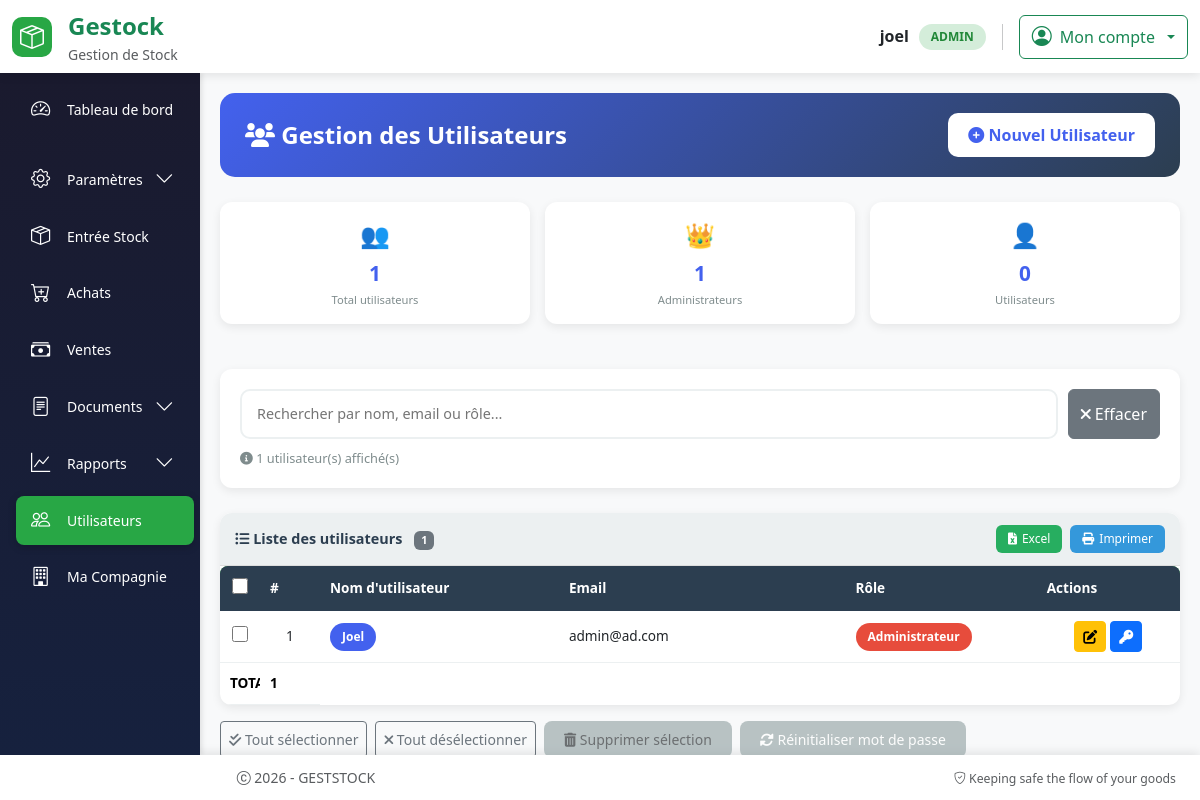
The page /gestion_materiel/user (signed in) on the database its author committed.
### models.py (models this page shows, shortened)
class User(UserMixin, db.Model):
  id = db.Column(db.Integer, primary_key=True)
  username = db.Column(db.String(64), index=True, nullable=False)
  email = db.Column(db.String(120), unique=True, nullable=False)
  password_hash = db.Column(db.String(256))
  role = db.Column(db.String(20), nullable=False, default='operateur')
  joined_at = db.Column(db.DateTime(), default = datetime.utcnow, index = True)
  must_change_password = db.Column(db.Boolean, default=False)
  __table_args__ = (
      db.UniqueConstraint('email', name='uq_user_email'),
  )

### routes.py (the view, shortened to what this page needs)
@app.route('/gestion_materiel/user', methods=['GET', 'POST'])
@login_required
def creer_user():
    form = UserForm()
    user = User.query.order_by(User.username).all()
    return render_template('user.html', form=form, user=user)

### forms.py
class UserForm(FlaskForm):
  username = StringField('Nom Utilisateur', validators=[DataRequired()])
  email = EmailField('Email', validators=[DataRequired(), Email()])
  password = PasswordField('Mot de Passe', validators=[Optional()])
  role = SelectField(
    'Role',
    choices=[
        ('superadmin', 'SuperAdmin'),
      ('admin', 'Admin'),
      ('support', 'Support'),
      ('operateur', 'Operateur'),
      ('finance', 'Finance')
    ],
    validators=[DataRequired()]
  )
  submit = SubmitField('Register')

### app.py (called while the page is built)
@app.after_request
def close_db_connection(response):
    try:
        db.session.close()
    except:
        pass
    return response

### routes.py (called while the page is built)
@app.after_request
def disable_cache(response):
    response.headers["Cache-Control"] = "no-store, no-cache, must-revalidate, private"
    response.headers["Pragma"] = "no-cache"
    response.headers["Expires"] = "0"
    return response

@login_manager.user_loader
def load_user(user_id):
    return User.query.get(int(user_id))

@app.context_processor
def utility_processor():
    def is_active(prefix):
        return request.endpoint and prefix in request.endpoint
    def has_role(*roles):
        if not current_user.is_authenticated:
            return False
        return current_user.role in roles
    def current_route():
        """Retourne le nom de la route actuelle"""
        return request.endpoint
    return dict(
        is_active=is_active,
        has_role=has_role,
        current_route=current_route
    )

### templates/user.html (shortened to what this page needs)
{% extends "base.html" %}
{% block content %}
<div class="user-container">
    <div class="user-header">
        <h4>
            <i class="fas fa-users"></i> Gestion des Utilisateurs
        </h4>
        <button class="btn-add" data-bs-toggle="modal" data-bs-target="#addusermodal">
            <i class="fas fa-plus-circle"></i> Nouvel Utilisateur
        </button>
    </div>
    {% if user %}
    {% set total_users = user|length %}
    {% set admin_count = user|selectattr('role', 'equalto', 'admin')|list|length %}
    {% set superadmin_count = user|selectattr('role', 'equalto', 'superadmin')|list|length %}
    {% set simple_count = user|selectattr('role', 'equalto', 'user')|list|length %}
    <div class="stats-grid">
        <div class="stat-card">
            <div class="stat-icon">👥</div>
            <div class="stat-value">{{ total_users }}</div>
            <div class="stat-label">Total utilisateurs</div>
        </div>
        <div class="stat-card">
            <div class="stat-icon">👑</div>
            <div class="stat-value">{{ admin_count + superadmin_count }}</div>
            <div class="stat-label">Administrateurs</div>
        </div>
        <div class="stat-card">
            <div class="stat-icon">👤</div>
            <div class="stat-value">{{ simple_count }}</div>
            <div class="stat-label">Utilisateurs</div>
        </div>
    </div>
    <div class="search-card">
        <div class="search-input-group">
            <input type="text" id="searchInput" class="search-input"
                   placeholder="Rechercher par nom, email ou rôle...">
            <button type="button" id="clearSearch" class="btn btn-secondary">
                <i class="fas fa-times"></i> Effacer
            </button>
        </div>
        <div class="search-results" id="searchResults">
            <i class="fas fa-info-circle"></i>
            <span id="resultCount">{{ total_users }}</span> utilisateur(s) affiché(s)
        </div>
    </div>
    <form action="{{ url_for('delete_users') }}" method="post" id="deleteForm">
        <div class="table-container">
            <div class="table-header">
                <div class="table-title">
                    <i class="fas fa-list-ul"></i> Liste des utilisateurs
                    <span class="badge bg-secondary ms-2" id="badgeCount">{{ total_users }}</span>
                </div>
                <div class="export-buttons">
                    <button type="button" onclick="exportToExcel()" class="btn-sm-custom btn-excel">
                        <i class="fas fa-file-excel"></i> Excel
                    </button>
                    <button type="button" onclick="window.print()" class="btn-sm-custom btn-print">
                        <i class="fas fa-print"></i> Imprimer
                    </button>
                </div>
            </div>
            <div class="table-wrapper">
                <table class="table-custom" id="usersTable">
                    <thead>
                        <tr>
                            <th><input type="checkbox" id="select-all" class="checkbox-custom"></th>
                            <th>#</th>
                            <th>Nom d'utilisateur</th>
                            <th>Email</th>
                            <th>Rôle</th>
                            <th>Actions</th>
                        </tr>
                    </thead>
                    <tbody id="tableBody">
                        {% for utilisateur in user %}
                        <tr class="user-row"
                            data-id="{{ utilisateur.id }}"
                            data-username="{{ utilisateur.username|lower }}"
                            data-email="{{ utilisateur.email|lower }}"
                            data-role="{{ utilisateur.role|lower }}"
                            data-username-full="{{ utilisateur.username }}"
                            data-email-full="{{ utilisateur.email }}">
                            <td class="text-center">
                                <input type="checkbox" name="user_ids"
                                       value="{{ utilisateur.id }}"
                                       class="checkbox-custom user-checkbox">
                            </td>
                            <td class="text-center">{{ loop.index }}</div>
                            <td>
                                <span class="badge-username"
                                      title="Nom d'utilisateur: {{ utilisateur.username }}"
                                      style="cursor: help;">
                                </span>
                            </div>
                            <td>
                                <span style="cursor: help;" title="Email: {{ utilisateur.email }}">
                                </span>
                            </div>
                            <td>
                                {% if utilisateur.role == 'admin' %}
                                    <span class="badge-role badge-admin" title="Administrateur - Accès complet">
                                    </span>
                                {% elif utilisateur.role == 'superadmin' %}
                                    <span class="badge-role badge-superadmin" title="Super Administrateur - Tous les droits">
                                        <i class="fas fa-crown"></i> Super Admin
                                    </span>
                                {% elif utilisateur.role == 'user' %}
                                    <span class="badge-role badge-user" title="Utilisateur standard - Accès limité">
                                        <i class="fas fa-user"></i> Utilisateur
                                    </span>
                                {% else %}
                                    <span class="badge-role badge-default" title="Rôle: {{ utilisateur.role }}">
                                        {{ utilisateur.role|capitalize }}
                                    </span>
                                {% endif %}
                            </div>
                            <td class="text-center">
                                <div class="action-group d-flex gap-1 justify-content-center">
                                    <button type="button"
                                            class="btn btn-sm btn-warning edit-user"
                                            title="Modifier l'utilisateur"
                                            data-id="{{ utilisateur.id }}"
                                            data-username="{{ utilisateur.username }}"
                                            data-email="{{ utilisateur.email }}">
                                        <i class="fas fa-edit"></i>
                                    </button>
                                    <button type="button"
                                            class="btn btn-sm btn-primary reset-password"
                                            title="Réinitialiser le mot de passe"
                                            data-id="{{ utilisateur.id }}"
                                            data-username="{{ utilisateur.username }}">
                                        <i class="fas fa-key"></i>
                                    </button>
                                </div>
                            </div>
                        {% endfor %}
                    <tfoot class="table-secondary">
                        <tr>
                            <td colspan="5" class="text-end fw-bold">TOTAL UTILISATEURS :</div>
                            <td class="fw-bold">{{ total_users }}</div>
        <div class="mt-3 d-flex gap-2">
            <button type="button" onclick="selectAll()" class="btn btn-sm btn-outline-secondary">
                <i class="fas fa-check-double"></i> Tout sélectionner
            </button>
            <button type="button" onclick="deselectAll()" class="btn btn-sm btn-outline-secondary">
                <i class="fas fa-times"></i> Tout désélectionner
            </button>
            <button type="submit" class="btn btn-delete btn-sm" id="deleteBtn" onclick="return confirmDelete()">
            </button>
            <button type="button" class="btn btn-reset btn-sm" id="resetBtn" onclick="submitResetPassword()">
                <i class="fas fa-sync-alt"></i> Réinitialiser mot de passe
            </button>
        </div>
    {% endif %}
<link rel="stylesheet" href="https://cdnjs.cloudflare.com/ajax/libs/font-awesome/6.0.0/css/all.min.css">
{% endblock %}

### templates/base.html (shortened to what this page needs)
<!DOCTYPE html>
<html lang="fr">
<head>
    <link rel="stylesheet" href="{{ url_for('static', filename='css/bootstrap.min.css') }}">
    <link rel="stylesheet" href="https://cdn.jsdelivr.net/npm/bootstrap-icons@1.11.3/font/bootstrap-icons.css">
    <link rel="stylesheet" href="{{ url_for('static', filename='style/styles.css') }}">
</head>
<body>
    <header class="app-header">
        <div class="container-fluid py-2">
            <div class="row align-items-center">
                <div class="col-6 col-md-3">
                    <div class="d-flex align-items-center gap-3">
                        <div class="brand-logo">
                            <i class="bi bi-box-seam fs-4"></i>
                        </div>
                        <div>
                            <span class="fs-4 fw-bold text-success">Gestock</span>
                            <small class="text-muted d-none d-md-block">Gestion de Stock</small>
                        </div>
                    </div>
                </div>
                <div class="col-6 col-md-9">
                    <div class="d-flex justify-content-end align-items-center gap-3">
                        {% if current_user.is_authenticated %}
                            <div class="d-none d-md-flex align-items-center gap-3">
                                <div class="text-end">
                                    <div class="fw-semibold">{{ current_user.username }}</div>
                                    <span class="user-badge">{{ current_user.role|upper }}</span>
                                </div>
                            </div>
                            <div class="dropdown">
                                <button class="btn btn-outline-success dropdown-toggle d-flex align-items-center gap-2" type="button" data-bs-toggle="dropdown">
                                    <i class="bi bi-person-circle fs-5"></i>
                                    <span class="d-none d-md-inline">Mon compte</span>
                                </button>
                            </div>
                        {% endif %}
                    </div>
                </div>
            </div>
        </div>
    </header>
    <main class="app-main">
        <div class="container-fluid h-100 p-0">
            <div class="row h-100 g-0">
                {% if current_user.is_authenticated %}
                    <div class="col-md-3 col-lg-2 d-none d-md-block p-0" style="height: 100%;">
                        <div class="app-sidebar" style="height: 100%;">
                            {% include 'partials/sidebar.html' %}
                        </div>
                    </div>
                    {% set content_col = "col-md-9 col-lg-10" %}
                {% else %}
                    {% set content_col = "col-12" %}
                {% endif %}
                <div class="{{ content_col }} p-0" style="height: 100%;">
                    <div class="app-content">
                        {% block content %}{% endblock %}
    </main>
    <footer class="app-footer">
        <div class="container-fluid">
            <div class="row align-items-center">
                <div class="col-md-6">
                    <p class="mb-0 text-muted">
                        <i class="bi bi-c-circle"></i> 2026 - GESTSTOCK
                    </p>
                </div>
                <div class="col-md-6 text-md-end">
                    <small class="text-muted">
                        <i class="bi bi-shield-check"></i> Keeping safe the flow of your goods
                    </small>
                </div>
            </div>
        </div>
    </footer>
</body>
</html>

### static/style/styles.css (style rules this page uses)
html { height: 100%; }
body { margin: 0; font-family: Arial, sans-serif; }

### templates/base.html (style rules this page uses)
:root { --primary-green: #28a745; --dark-green: #218838; --light-green: #d4edda; --sidebar-bg: #1a1a2e; --sidebar-dark: #16213e; }
* { margin: 0; padding: 0; box-sizing: border-box; }
html, body { height: 100%; margin: 0; overflow: hidden; }
body { display: flex; flex-direction: column; background: linear-gradient(135deg, #667eea 0%, #764ba2 100%); font-family: 'Segoe UI', Tahoma, Geneva, Verdana, sans-serif; }
.app-header { flex-shrink: 0; background: white; box-shadow: 0 2px 10px rgba(0,0,0,0.1); z-index: 1030; position: relative; }
.brand-logo { width: 40px; height: 40px; background: var(--primary-green); border-radius: 10px; display: flex; align-items: center; justify-content: center; color: white; }
.user-badge { background: var(--light-green); color: var(--dark-green); padding: 4px 12px; border-radius: 20px; font-size: 12px; font-weight: 600; }
.app-main { flex: 1; overflow: hidden; display: flex; flex-direction: column; min-height: 0; }
.app-sidebar { background: linear-gradient(180deg, var(--sidebar-bg) 0%, var(--sidebar-dark) 100%); height: 100%; overflow-y: auto; overflow-x: hidden; box-shadow: 2px 0 5px rgba(0,0,0,0.1); position: sticky; top: 0; }
.app-content { height: 100%; overflow-y: auto; overflow-x: hidden; padding: 20px; background: #f8f9fa; }
.text-end { display: flex; gap: 10px; font-weight: 900; }
.app-footer { flex-shrink: 0; background: white; text-align: center; padding: 12px; box-shadow: 0 -2px 10px rgba(0,0,0,0.1); font-size: 14px; }
.stat-card { background: white; border-radius: 12px; padding: 20px; margin-bottom: 20px; box-shadow: 0 2px 8px rgba(0,0,0,0.1); transition: all 0.3s ease; }
.table-custom { background: white; border-radius: 8px; overflow: hidden; box-shadow: 0 2px 4px rgba(0,0,0,0.1); }
.table-custom thead { background: var(--primary-green); color: white; }

### rows shown on the page
User: username "joel", role "ADMIN", shows "Administrateur"

### other values the page prints
{{ total_users }} "1"
{{ admin_count + superadmin_count }} "1"
{{ simple_count }} "0"
